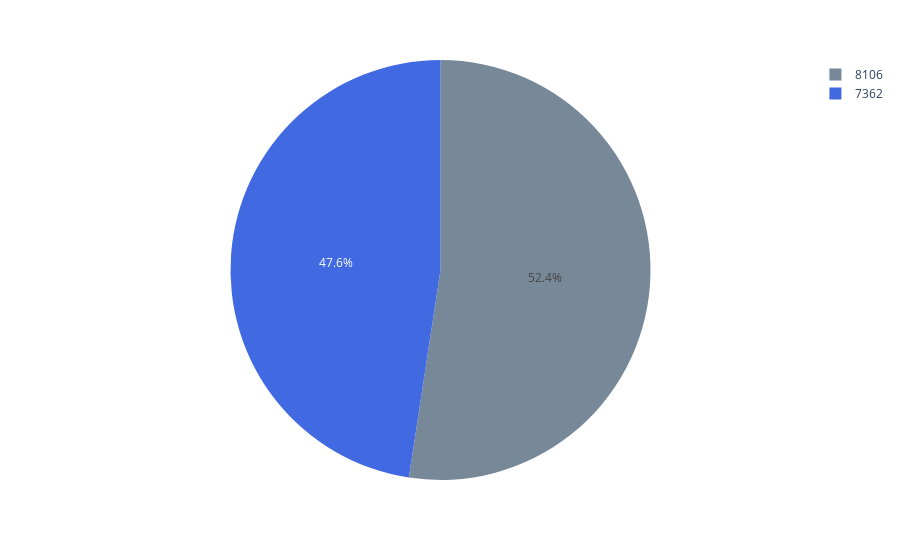

The code cell stored with this chart in its notebook:
### Code cell
import plotly.express as px

fig = px.pie(y_data, values=react, names=react, color=react,
             color_discrete_map={react['Negative']:'lightslategray',
                                 react['Positive']:'royalblue'})

fig.show()

### Figure 1 — Plotly figure (JSON) as saved in the notebook; plotly's stock layout.template omitted (floating-point values rounded to 4 significant figures)
{"data": [{"customdata": [[8106], [7362]], "domain": {"x": [0, 1], "y": [0, 1]}, "hovertemplate": "label=%{label}<br>value=%{value}<br>color=%{customdata[0]}<extra></extra>", "labels": [8106, 7362], "legendgroup": "", "marker": {"colors": ["lightslategray", "royalblue"]}, "name": "", "showlegend": true, "type": "pie", "values": [8106, 7362]}], "layout": {"legend": {"tracegroupgap": 0}, "margin": {"t": 60}}}
